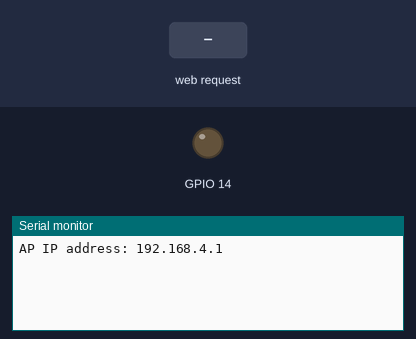
The sketch below on a simulated ESP8266 (NodeMCU). Shown: output pins drawn as LEDs (lit = HIGH), the last lines printed to the serial monitor. The test bench sets the inputs (shaded band).

Above: at 1.2 s.
1.3 s: HTTP request GET /?State=P received
At 2.1 s:
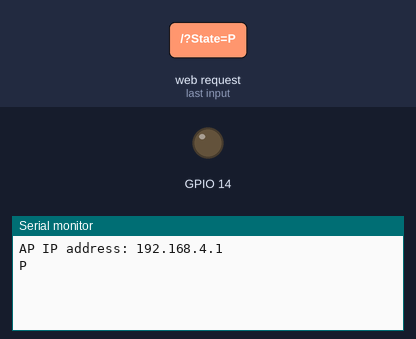
2.8 s: HTTP request GET /?State=R received
At 3.3 s:
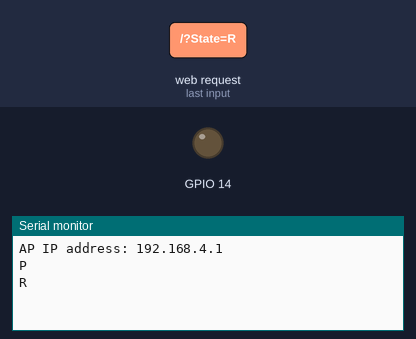
4.3 s: HTTP request GET /?State=1 received
At 5.6 s:
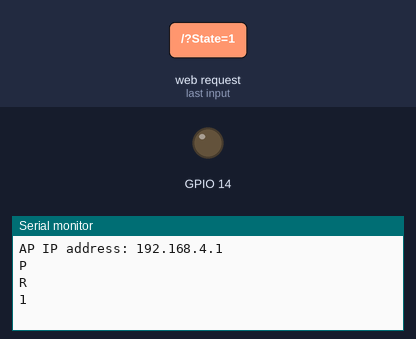

The sketch:

hand.ino
```cpp
#include <ESP8266WiFi.h>
#include <WiFiClient.h>
#include <ESP8266WebServer.h>

int pos;
String command;
const char* ssid = "NM PickerHand";
ESP8266WebServer server(80);

void setup() {

  Serial.begin(115200);

// Connecting WiFi

  WiFi.mode(WIFI_AP);
  WiFi.softAP(ssid);

  IPAddress myIP = WiFi.softAPIP();
  Serial.print("AP IP address: ");
  Serial.println(myIP);

 // Starting WEB-server
     server.on ( "/", HTTP_handleRoot );
     server.onNotFound ( HTTP_handleRoot );
     server.begin();
     pinMode(14, OUTPUT);
}


void loop() {
    server.handleClient();
    command = server.arg("State");
    if(command == "P"){
      digitalWrite(5, HIGH);
    }else if(command == "R"){
      digitalWrite(14, LOW);
    }

}

void HTTP_handleRoot(void) {

if( server.hasArg("State") ){
       Serial.println(server.arg("State"));
  }
  server.send ( 200, "text/html", "" );
  delay(1);
}
```

Measured:
- after the input at 1.3 s, the serial monitor: prints a new line at once (image 1)
- after the input at 2.8 s, the serial monitor: prints a new line at once (image 2)
- after the input at 4.3 s, the serial monitor: prints a new line at once (image 3)
